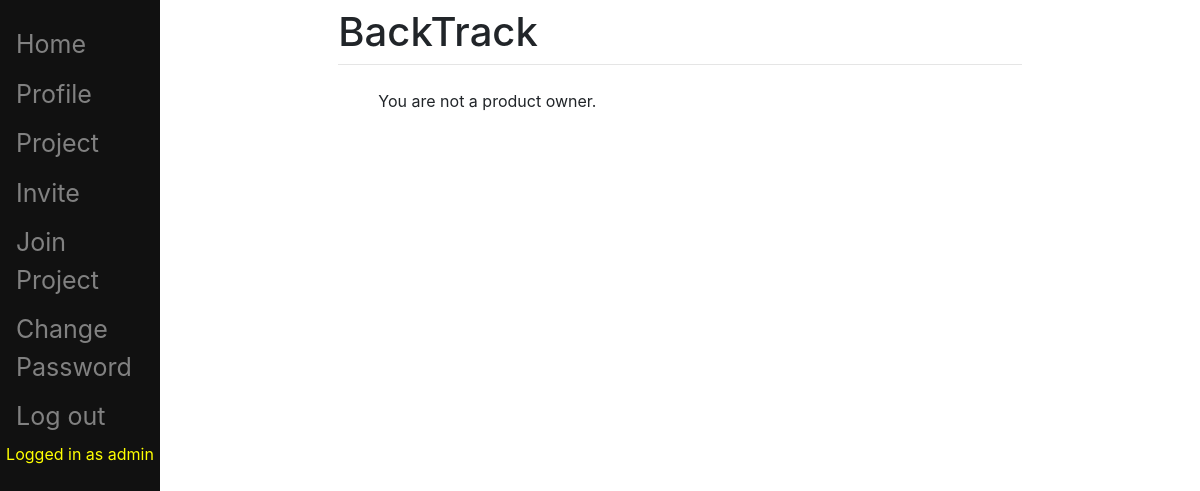
Before: /pbi/Invite/ (signed in) with the older database file.
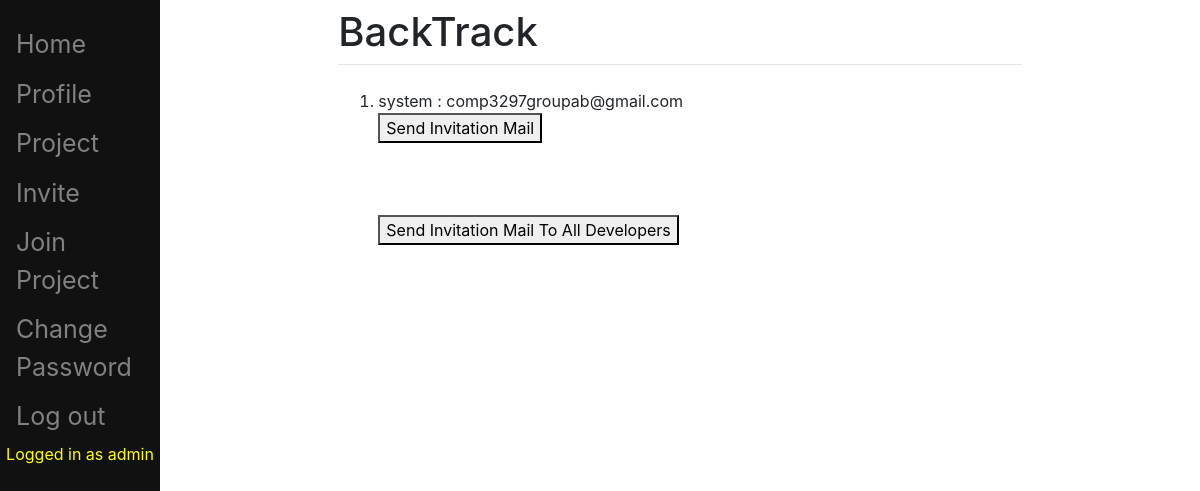
After: the same page with the newer database file.
### pbi/models.py (models this page shows, shortened)
class Person(models.Model):
	STAT = (
		('Product Owner', 'Product Owner'),
		('Scrum Master', 'Scrum Master'),
		('Developer', 'Developer'),
	)
	user = models.OneToOneField(User, on_delete=models.CASCADE, blank=True, null=True)
	role = models.CharField(choices=STAT, max_length=200, blank=True, null=True)
	project = models.ForeignKey(Project, on_delete=models.CASCADE, blank=True, null=True)
	chosen = models.PositiveIntegerField(default=1)

### pbi/views.py (the view)
class InviteView(LoginRequiredMixin, TemplateView):
    login_url = '/pbi/login/'
    redirect_field_name = 'redirect_to'
    template_name="mail_list.html"
    model = Person
    def get_context_data(self, **kwargs):
        context = super(InviteView, self).get_context_data(**kwargs)
        u = self.request.user
        person1 = Person.objects.get(user = u)
        context['person'] = person1
        context['developers'] = Person.objects.filter(role = "Developer")
        return context

### templates/mail_list.html
{% extends "main/base.html" %}
{% block content %}
<ol>
    {% if person.role == "Product Owner" %}
        {% for d in developers %}
            <li>{{ d.user.username }} : {{ d.user.email }}</li>
            <button onclick="window.location.href = '/pbi/SendMail/{{ d.user.email }}';">Send Invitation Mail</button>
        {% endfor %}
        <br><br><br><br><button onclick="window.location.href = '/pbi/SendMailToAll/';">Send Invitation Mail To All Developers</button>
    {% else %}
        <p>You are not a product owner.</p>
    {% endif %}
</ol>
{% endblock %}

Changed rows visible on the page:
added Person: user.username "system", user.email "comp3297groupab@gmail.com"
Other visible differences:
text no longer shown: "You are not a product owner."
text now shown: "Send Invitation Mail To All Developers"
